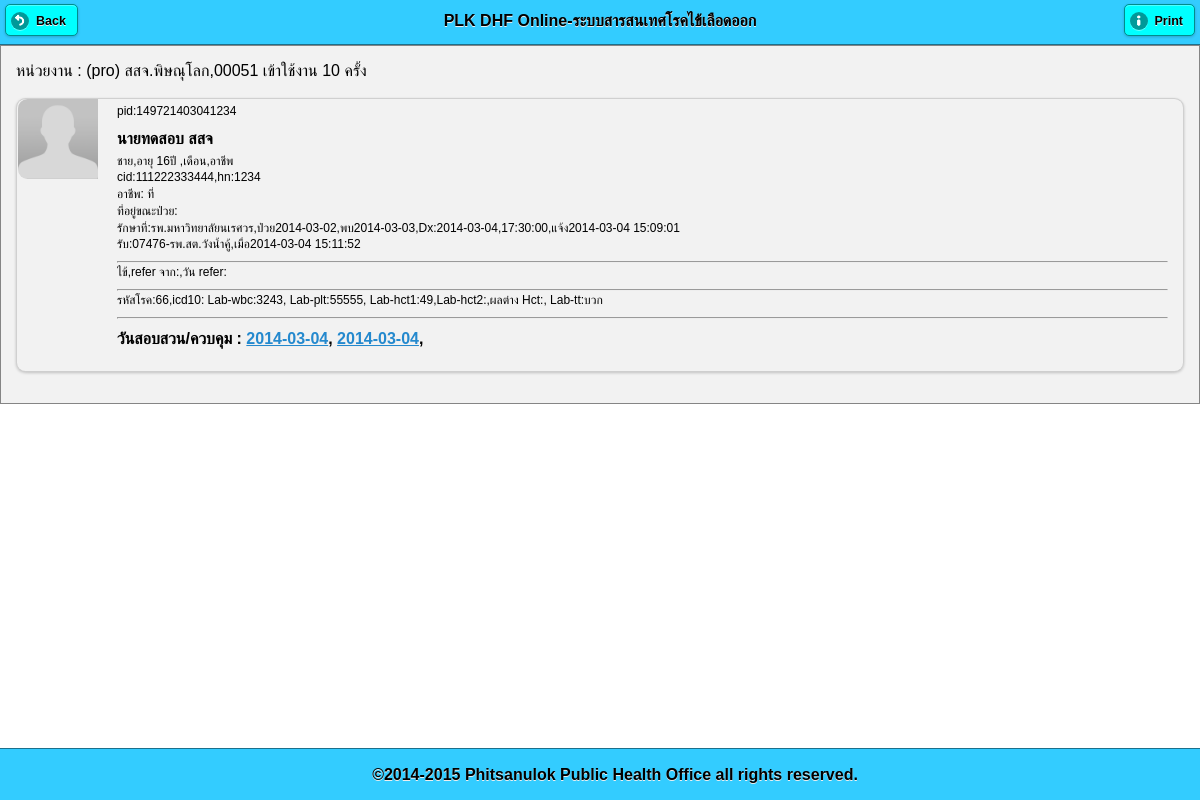
Screenshot of /pt_info.php?pid=149721403041234 (signed in) with the database file from the repository.
### tables this page shows
CREATE TABLE `patient_hos` (
  `pid` varchar(100) NOT NULL default '',
  `datetime_send` datetime default NULL,
  `office_own` varchar(5) default NULL,
  `user_own` varchar(50) default NULL,
  `hn` varchar(100) default NULL,
  `prename` varchar(100) default NULL,
  `sex` varchar(25) default NULL,
  `name` varchar(100) default NULL,
  `lname` varchar(100) default NULL,
  `cid` varchar(100) default NULL,
  `bdate` date default NULL,
  `agey` varchar(100) default NULL,
  `agem` varchar(100) default NULL,
  `pt_tel` varchar(100) default NULL,
  `family` varchar(255) default NULL,
  `occupat` varchar(100) default NULL,
  `school_workplace` varchar(255) default NULL,
  `code506` varchar(100) default NULL,
  `icd10` varchar(100) default NULL,
  `pt_type` varchar(100) default NULL,
  `doctor` varchar(100) default NULL,
  `date_dx` date default NULL,
  `time_dx` time default NULL,
  `date_ill` date default NULL,
  `date_found` date default NULL,
  `pt_status` varchar(100) default NULL,
  `symtom` varchar(255) default NULL,
  `refer_from` varchar(255) default NULL,
  `date_refer` date default NULL,
  `amp` varchar(4) default NULL,
  `tmb` varchar(6) default NULL,
  `moo` varchar(8) default NULL,
  `road` varchar(100) default NULL,
  `addr` varchar(100) default NULL,
  `soi` varchar(100) default NULL,
  `villa` varchar(100) default NULL,
  `lab_wbc` varchar(100) default NULL,
  `note_text` varchar(255) default NULL,
  `lab_plt` varchar(100) default NULL,
  `lab_hct1` varchar(100) default NULL,
  `lab_hct2` varchar(100) default NULL,
  `lab_hct_diff` varchar(100) default NULL,
  `lab_tt` varchar(100) default NULL,
  `send_to_amp` varchar(4) default NULL,
  `sender` varchar(255) default NULL,
  `img_pt` varchar(255) default NULL,
  `send_back_by` varchar(25) default NULL,
  PRIMARY KEY  (`pid`)
);

CREATE TABLE `user` (
  `user` varchar(25) NOT NULL default '',
  `pass` varchar(25) default NULL,
  `pcucode` varchar(25) default NULL,
  `hserv` varchar(9) default NULL,
  `off_type` varchar(10) default NULL,
  `off_name` varchar(100) default NULL,
  `prov` varchar(2) default NULL,
  `amp` varchar(4) default NULL,
  `tmb` varchar(6) default NULL,
  `level` varchar(255) default NULL,
  `permit` varchar(1) default NULL,
  `login_count` int(11) default NULL,
  `last_login` datetime default NULL,
  PRIMARY KEY  (`user`)
);

CREATE TABLE `patient_home` (
  `id` int(11) NOT NULL auto_increment,
  `pid` varchar(255) NOT NULL,
  `datetime_do` datetime NOT NULL default '0000-00-00 00:00:00',
  `lat` varchar(25) default NULL,
  `lng` varchar(25) default NULL,
  `occupat` varchar(255) default NULL,
  `school_workplace` varchar(255) default NULL,
  `date_ill_diff` varchar(11) default NULL,
  `travel_to` varchar(255) default NULL,
  `date_travel` date default NULL,
  `s1` varchar(255) default NULL,
  `f1` varchar(255) default NULL,
  `ci1` varchar(255) default NULL,
  `s2` varchar(255) default NULL,
  `f2` varchar(255) default NULL,
  `ci2` varchar(255) default NULL,
  `s3` varchar(255) default NULL,
  `f3` varchar(255) default NULL,
  `ci3` varchar(255) default NULL,
  `s4` varchar(255) default NULL,
  `f4` varchar(255) default NULL,
  `hi` varchar(255) default NULL,
  `s5` varchar(255) default NULL,
  `f5` varchar(255) default NULL,
  `ci` varchar(255) default NULL,
  `bi` varchar(255) default NULL,
  `chk_spray` varchar(255) default NULL,
  `num_spray_home` varchar(255) default NULL,
  `chk_destroy` varchar(255) default NULL,
  `num_destroy_home` varchar(255) default NULL,
  `chk_meeting` varchar(255) default NULL,
  `chk_campaign` varchar(255) default NULL,
  `chk_other` varchar(255) default NULL,
  `note_other` varchar(255) default NULL,
  `note_env` varchar(255) default NULL,
  `note_sum` varchar(255) default NULL,
  `reporter` varchar(255) default NULL,
  `img_act` varchar(255) default NULL,
  PRIMARY KEY  (`id`)
);

### pt_info.php (the view, shortened to what this page needs)
<!DOCTYPE html>
<html>
    <head>
        <?php require 'lib.php'; ?>
    </head>
    <body>
        <?php
        $sql = "select pt.pid,pt.office_own,CONCAT(pt.prename,pt.name,' ',pt.lname) as fullname
,pt.hn,pt.cid
,pt.sex,pt.bdate,pt.agey,pt.agem
,pt.occupat,pt.school_workplace ,
concat(if(pt.addr is null,'-',pt.addr),'  ถ.',if(pt.road is NULL,'-',pt.road) ,' ซ.',pt.soi,'  ม.',SUBSTR(pt.moo,7,2),' บ.',moo.`name`,' ต.',tmb.`name`,' อ.',amp.`name`,' (',pt.villa,')') as address
,off_own.off_name as send_from,pt.date_ill,pt.date_found,pt.date_dx,pt.time_dx,pt.datetime_send
,rp.datetime_receive,rp.pcu_receive as receiver,rp.off_name as receiver1
,pt.icd10,pt.code506,pt.lab_wbc,pt.lab_plt,pt.lab_hct1,pt.lab_hct2,pt.lab_hct_diff,pt.lab_tt,pt.symtom
,pt.refer_from,pt.note_text
from patient_hos pt
LEFT JOIN (select r.*,u.off_name from receive r LEFT JOIN user u on r.pcu_receive = u.pcucode) rp on rp.pid = pt.pid
LEFT JOIN user off_own on off_own.pcucode=pt.office_own
LEFT JOIN moo moo on moo.`code` = pt.moo
LEFT JOIN tmb tmb on tmb.`code`=pt.tmb
LEFT JOIN amp amp on amp.`code` = pt.amp
where pt.pid ='$_GET[pid]'";
        $result = mysql_query($sql);
        $row = mysql_fetch_array($result);
        ?>
        <div data-role="page" id="page-1">
            <div data-role="header" data-position="fixed" data-theme="f">
                <a href="main_screen.php" rel="external"  data-icon="back">Back</a>
                <?php require 'txt_head.php'; ?>
                <a href="#" rel="external" onclick=" window.print();" data-icon="info">Print</a>
            </div>
            <div data-role="content" data-theme="f">
                <?php require 'office_title.php'; ?>
                <ul data-role="listview" data-inset="true">
                    <li data-role="fieldcontain">
                        <img src="img_pt/nopic.png">
                        <p>pid:<?= $row[pid] ?></p>
                        <h2><?= $row[fullname] ?>
                        </h2>
                        <p><?= $row[sex]?>,อายุ <?= $row[agey] ?>ปี ,<?= $row[agem] ?>เดือน,อาชีพ <?= $row[occupat] ?></p>
                        <p>cid:<?= $row[cid] ?>,hn:<?= $row[hn] ?></p>
                        <p>อาชีพ:<?= $row[occupat] . " ที่ " . $row[school_workplace] . " " . $row[tel] ?></a></p>
                        <p>ที่อยู่ขณะป่วย:<?= $row[address] ?></p>
                        <p>รักษาที่:<?= $row[send_from] ?>,ป่วย<?= $row[date_ill] ?>,พบ<?= $row[date_found] ?>,Dx:<?=$row[date_dx]?>,<?=$row[time_dx]?>,แจ้ง<?= $row[datetime_send] ?></p>
                        <p>รับ:<?= $row[receiver] . "-" . $row[receiver1] ?>,เมื่อ<?= $row[datetime_receive] ?></p>
                        <hr>
                        <p><?=$row[symtom]?>,refer จาก:<?=$row[refer_from]?>,วัน refer:<?=$row[date_refer]?></p>
                        <hr>
                        <p>รหัสโรค:<?= $row[code506] ?>,icd10:<?= $row[icd10] ?>
                            Lab-wbc:<?= $row[lab_wbc] ?>,
                            Lab-plt:<?= $row[lab_plt] ?>,
                            Lab-hct1:<?= $row[lab_hct1].",Lab-hct2:".$row[lab_hct2].",ผลต่าง Hct:".$row[lab_hct_diff] ?>,
                            Lab-tt:<?= $row[lab_tt] ?>
                        </p>
                        <hr>
                        <h4>
                            วันสอบสวน/ควบคุม :
                            <?php
                            $result_invest = mysql_query("select id,date(datetime_do) as dtd from patient_home where pid='$_GET[pid]'");
                            while ($rw = mysql_fetch_array($result_invest)) {
                                ?>
                                <a  href="pt_info_home.php?pid=<?= $_GET[pid] ?>&id=<?= $rw[id] ?>" rel="external"><?= $rw[dtd] ?></a>,
                                <?php
                            }
                            ?>
                        </h4>
                    </li>
                </ul>
            </div>
            <div data-role="footer" data-position="fixed" data-theme="f"  class="ui-bar" >
                <?php require 'txt_foot.php'; ?>
            </div>
        </div>
    </body>
</html>

### themes/theme.css (style rules this page uses)
html { font-size: 100%; }
body, input, select, textarea, button, .ui-btn { font-size: 1em; line-height: 1.3; font-family: sans-serif ; }
.ui-field-contain { border-bottom-color: #828282; border-bottom-color: rgba(0,0,0,.15); border-bottom-width: 1px; border-bottom-style: solid; }
.ui-btn, label.ui-btn { font-weight: bold; border-width: 1px; border-style: solid; }
.ui-btn:link { text-decoration: none !important; }
.ui-corner-all { -webkit-border-radius: .6em ; border-radius: .6em ; }
.ui-btn-corner-all, .ui-btn.ui-corner-all, .ui-slider-track.ui-corner-all, .ui-flipswitch.ui-corner-all, .ui-li-count { -webkit-border-radius: .3125em ; border-radius: .3125em ; }
.ui-btn-corner-all, .ui-corner-all { -webkit-background-clip: padding; background-clip: padding-box; }
.ui-shadow { -webkit-box-shadow: 0 1px 3px rgba(0,0,0,.2) ; -moz-box-shadow: 0 1px 3px rgba(0,0,0,.2) ; box-shadow: 0 1px 3px rgba(0,0,0,.2) ; }
.ui-btn-icon-left:after, .ui-btn-icon-right:after, .ui-btn-icon-top:after, .ui-btn-icon-bottom:after, .ui-btn-icon-notext:after { background-color: #666666 ; background-color: rgba(0,0,0,.3) ; background-position: center center; background-repeat: no-repeat; -webkit-border-radius: 1em; border-radius: 1em; }
.ui-overlay-c, .ui-page-theme-c, .ui-page-theme-c .ui-panel-wrapper { background: #f9f9f9 ; border-color: #bbbbbb ; color: #333333 ; text-shadow: 0 1px 0 #f3f3f3 ; }
.ui-body-c, .ui-page-theme-c .ui-body-inherit, html .ui-bar-c .ui-body-inherit, html .ui-body-c .ui-body-inherit, html body .ui-group-theme-c .ui-body-inherit, html .ui-panel-page-container-c { background: #ffffff ; border-color: #dddddd ; color: #333333 ; text-shadow: 0 1px 0 #f3f3f3 ; }
.ui-body-c { border-width: 1px; border-style: solid; }
.ui-page-theme-c a, html .ui-bar-c a, html .ui-body-c a, html body .ui-group-theme-c a { color: #3388cc ; font-weight: bold; }
.ui-page-theme-c .ui-btn, html .ui-bar-c .ui-btn, html .ui-body-c .ui-btn, html body .ui-group-theme-c .ui-btn, html head + body .ui-btn.ui-btn-c, .ui-page-theme-c .ui-btn:visited, html .ui-bar-c .ui-btn:visited, html .ui-body-c .ui-btn:visited, html body .ui-group-theme-c .ui-btn:visited, html head + body .ui-btn.ui-btn-c:visited { background: #f6f6f6 ; border-color: #dddddd ; color: #333333 ; text-shadow: 0 1px 0 #f3f3f3 ; }
.ui-bar-f, .ui-page-theme-f .ui-bar-inherit, html .ui-bar-f .ui-bar-inherit, html .ui-body-f .ui-bar-inherit, html body .ui-group-theme-f .ui-bar-inherit { background: #33ccff ; border-color: #1c708c ; color: #000000 ; text-shadow: 0 1px 0 #eeeeee ; font-weight: bold; }
.ui-bar-f { border-width: 1px; border-style: solid; }
.ui-body-f, .ui-page-theme-f .ui-body-inherit, html .ui-bar-f .ui-body-inherit, html .ui-body-f .ui-body-inherit, html body .ui-group-theme-f .ui-body-inherit, html .ui-panel-page-container-f { background: #f2f2f2 ; border-color: #858585 ; color: #000000 ; text-shadow: 0 1px 0 #eeeeee ; }
.ui-body-f { border-width: 1px; border-style: solid; }
.ui-page-theme-f a, html .ui-bar-f a, html .ui-body-f a, html body .ui-group-theme-f a { color: #000000 ; font-weight: bold; }
.ui-page-theme-f .ui-btn, html .ui-bar-f .ui-btn, html .ui-body-f .ui-btn, html body .ui-group-theme-f .ui-btn, html head + body .ui-btn.ui-btn-f, .ui-page-theme-f .ui-btn:visited, html .ui-bar-f .ui-btn:visited, html .ui-body-f .ui-btn:visited, html body .ui-group-theme-f .ui-btn:visited, html head + body .ui-btn.ui-btn-f:visited { background: #00ffff ; border-color: #008c8c ; color: #000000 ; text-shadow: 0 1px 0 #eeeeee ; }

### rows the page displays
patient_hos: pid "149721403041234", sex "ชาย", agey "16", cid "111222333444", hn "1234", user.off_name "รพ.มหาวิทยาลัยนเรศวร", date_ill "2014-03-02", date_found "2014-03-03", date_dx "2014-03-04", time_dx "17:30:00", datetime_send "2014-03-04 15:09:01", symtom "ไข้", code506 "66", lab_wbc "3243", lab_plt "55555", lab_hct1 "49", lab_tt "บวก"
patient_home: rw "2014-03-04"
patient_home: rw "2014-03-04"

### other values shown
$_SESSION[login_level] "pro"
$_SESSION[login_off_name] "สสจ.พิษณุโลก"
$_SESSION[login_pcucode] "00051"
$_SESSION[login_count] "10"
$row[fullname] "นายทดสอบ สสจ"
$row[receiver] "07476"
$row[receiver1] "รพ.สต.วังน้ำคู้"
$row[datetime_receive] "2014-03-04 15:11:52"
